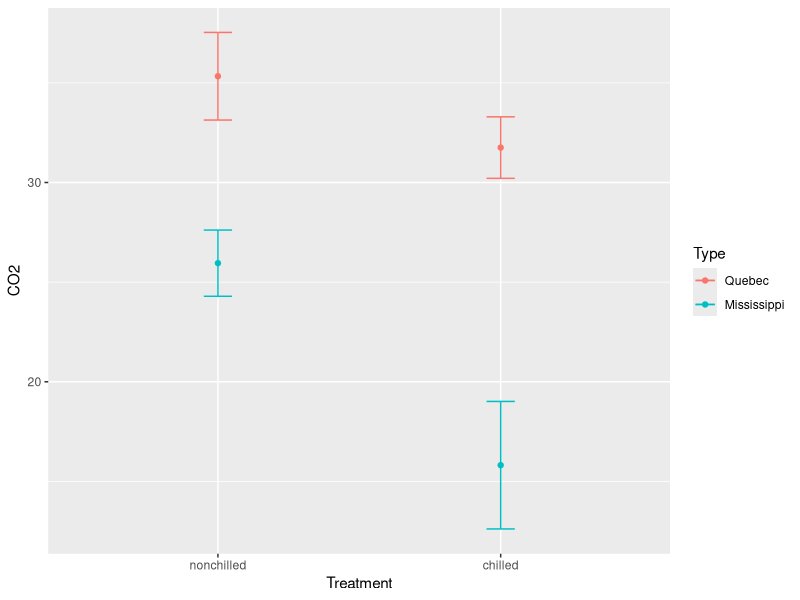
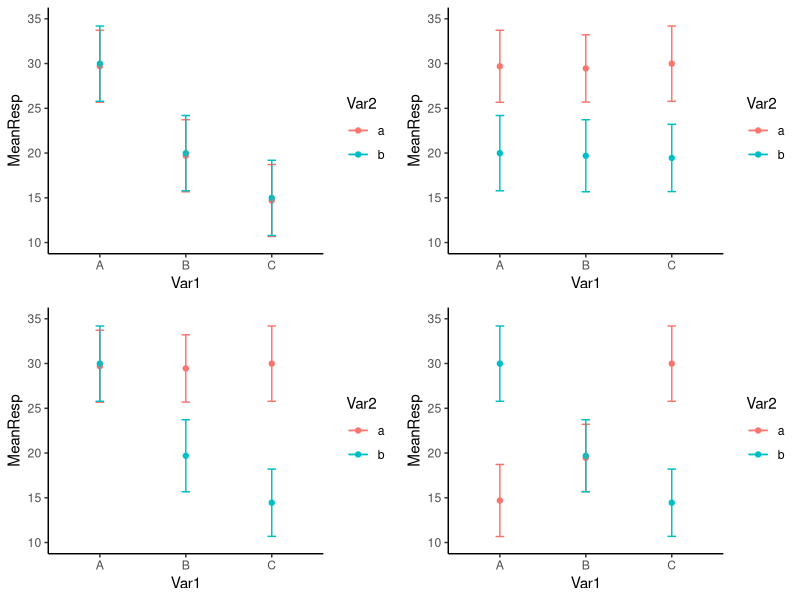

These figures' R source, in order:
## ---- chunk 1
knitr::opts_chunk$set(echo = FALSE, warning = FALSE, message = FALSE)
suppressMessages(suppressWarnings(library(tidyverse, quietly = TRUE)))
## ---- chunk 2
summary(aov(Sepal.Width ~ Species, data = iris))
## ---- chunk 3
AnovaSepalo <- aov(Sepal.Width ~ Species, data = iris)
TukeyHSD(AnovaSepalo)
## ---- chunk 4
pairwise.t.test(x = airquality$Ozone, g = airquality$Month, p.adj = "none")
## ---- chunk 5
pairwise.t.test(x = airquality$Ozone, g = airquality$Month, p.adj = "bonf")
## ---- chunk 6
pairwise.t.test(x = airquality$Ozone, g = airquality$Month, p.adj = "holm")
## ---- chunk 7
pairwise.t.test(x = airquality$Ozone, g = airquality$Month, p.adj = "hommel")
## ---- chunk 8
Co2Real <- CO2 %>% group_by(Plant, Type, Treatment) %>% summarise(PromedioCO2 = mean(uptake))
Co2Promedio <- Co2Real %>%  group_by(Type, Treatment) %>% summarise(CO2 = mean(PromedioCO2), SD =sd(PromedioCO2))
ggplot(Co2Promedio, aes(x = Treatment, y = CO2)) + geom_line(aes(color = Type)) + geom_point(aes(color = Type)) + geom_errorbar(aes(ymin = CO2 - SD, ymax = CO2 + SD, color = Type), width = 0.1)
## ---- chunk 9
set.seed(2018)
Aa <- data.frame(Resp = rnorm(30, mean = 30, sd = 4), Var1 = "A", Var2 ="a")
set.seed(2017)
Ab <- data.frame(Resp = rnorm(30, mean = 30, sd = 4), Var1 = "A", Var2 ="b")
set.seed(2018)
Ba <- data.frame(Resp = rnorm(30, mean = 20, sd = 4), Var1 = "B", Var2 ="a")
set.seed(2017)
Bb <- data.frame(Resp = rnorm(30, mean = 20, sd = 4), Var1 = "B", Var2 ="b")
set.seed(2018)
Ca <- data.frame(Resp = rnorm(30, mean = 15, sd = 4), Var1 = "C", Var2 ="a")
set.seed(2017)
Cb  <- data.frame(Resp = rnorm(30, mean = 15, sd = 4), Var1 = "C", Var2 ="b")
Var1 <- list(Aa,Ba,Ca,Ab,Bb,Cb)
Var1 <- do.call(rbind, Var1)

SummVar1 <-  Var1 %>%  group_by(Var2, Var1) %>% summarise(MeanResp = mean(Resp), SD =sd(Resp))

plot1 <- ggplot(SummVar1, aes(x = Var1, y = MeanResp)) + geom_line(aes(color = Var2)) + geom_point(aes(color = Var2)) + geom_errorbar(aes(ymin = MeanResp - SD, ymax = MeanResp + SD, color = Var2), width = 0.1) + theme_classic() + ylim(c(10,35))


summary(aov(Resp ~ Var1 + Var2 + Var1:Var2, data = Var1))

set.seed(2018)
Aa <- data.frame(Resp = rnorm(30, mean = 30, sd = 4), Var1 = "A", Var2 ="a")
set.seed(2017)
Ab <- data.frame(Resp = rnorm(30, mean = 20, sd = 4), Var1 = "A", Var2 ="b")
set.seed(2016)
Ba <- data.frame(Resp = rnorm(30, mean = 30, sd = 4), Var1 = "B", Var2 ="a")
set.seed(2018)
Bb <- data.frame(Resp = rnorm(30, mean = 20, sd = 4), Var1 = "B", Var2 ="b")
set.seed(2017)
Ca <- data.frame(Resp = rnorm(30, mean = 30, sd = 4), Var1 = "C", Var2 ="a")
set.seed(2016)
Cb  <- data.frame(Resp = rnorm(30, mean = 20, sd = 4), Var1 = "C", Var2 ="b")
Var2 <- list(Aa,Ba,Ca,Ab,Bb,Cb)
Var2 <- do.call(rbind, Var2)

SummVar2 <-  Var2 %>%  group_by(Var2, Var1) %>% summarise(MeanResp = mean(Resp), SD =sd(Resp))

plot2 <- ggplot(SummVar2, aes(x = Var1, y = MeanResp)) + geom_line(aes(color = Var2)) + geom_point(aes(color = Var2)) + geom_errorbar(aes(ymin = MeanResp - SD, ymax = MeanResp + SD, color = Var2), width = 0.1) + theme_classic() + ylim(c(10,35))

summary(aov(Resp ~ Var1 + Var2 + Var1:Var2, data = Var2))

set.seed(2018)
Aa <- data.frame(Resp = rnorm(30, mean = 30, sd = 4), Var1 = "A", Var2 ="a")
set.seed(2017)
Ab <- data.frame(Resp = rnorm(30, mean = 30, sd = 4), Var1 = "A", Var2 ="b")
set.seed(2016)
Ba <- data.frame(Resp = rnorm(30, mean = 30, sd = 4), Var1 = "B", Var2 ="a")
set.seed(2018)
Bb <- data.frame(Resp = rnorm(30, mean = 20, sd = 4), Var1 = "B", Var2 ="b")
set.seed(2017)
Ca <- data.frame(Resp = rnorm(30, mean = 30, sd = 4), Var1 = "C", Var2 ="a")
set.seed(2016)
Cb  <- data.frame(Resp = rnorm(30, mean = 15, sd = 4), Var1 = "C", Var2 ="b")
Var12 <- list(Aa,Ba,Ca,Ab,Bb,Cb)
Var12 <- do.call(rbind, Var12)

SummVar12 <-  Var12 %>%  group_by(Var2, Var1) %>% summarise(MeanResp = mean(Resp), SD =sd(Resp))

plot12 <- ggplot(SummVar12, aes(x = Var1, y = MeanResp)) + geom_line(aes(color = Var2)) + geom_point(aes(color = Var2)) + geom_errorbar(aes(ymin = MeanResp - SD, ymax = MeanResp + SD, color = Var2), width = 0.1) + theme_classic() + ylim(c(10,35))

summary(aov(Resp ~ Var1 + Var2 + Var1:Var2, data = Var12))

set.seed(2018)
Aa <- data.frame(Resp = rnorm(30, mean = 15, sd = 4), Var1 = "A", Var2 ="a")
set.seed(2017)
Ab <- data.frame(Resp = rnorm(30, mean = 30, sd = 4), Var1 = "A", Var2 ="b")
set.seed(2016)
Ba <- data.frame(Resp = rnorm(30, mean = 20, sd = 4), Var1 = "B", Var2 ="a")
set.seed(2018)
Bb <- data.frame(Resp = rnorm(30, mean = 20, sd = 4), Var1 = "B", Var2 ="b")
set.seed(2017)
Ca <- data.frame(Resp = rnorm(30, mean = 30, sd = 4), Var1 = "C", Var2 ="a")
set.seed(2016)
Cb  <- data.frame(Resp = rnorm(30, mean = 15, sd = 4), Var1 = "C", Var2 ="b")
Var21 <- list(Aa,Ba,Ca,Ab,Bb,Cb)
Var21 <- do.call(rbind, Var21)

SummVar21 <-  Var21 %>%  group_by(Var2, Var1) %>% summarise(MeanResp = mean(Resp), SD =sd(Resp))

plot21 <-ggplot(SummVar21, aes(x = Var1, y = MeanResp)) + geom_line(aes(color = Var2)) + geom_point(aes(color = Var2)) + geom_errorbar(aes(ymin = MeanResp - SD, ymax = MeanResp + SD, color = Var2), width = 0.1) + theme_classic() + ylim(c(10,35))

summary(aov(Resp ~ Var1 + Var2 + Var1:Var2, data = Var21))

library(gridExtra)
grid.arrange(plot1, plot2, plot12, plot21)

